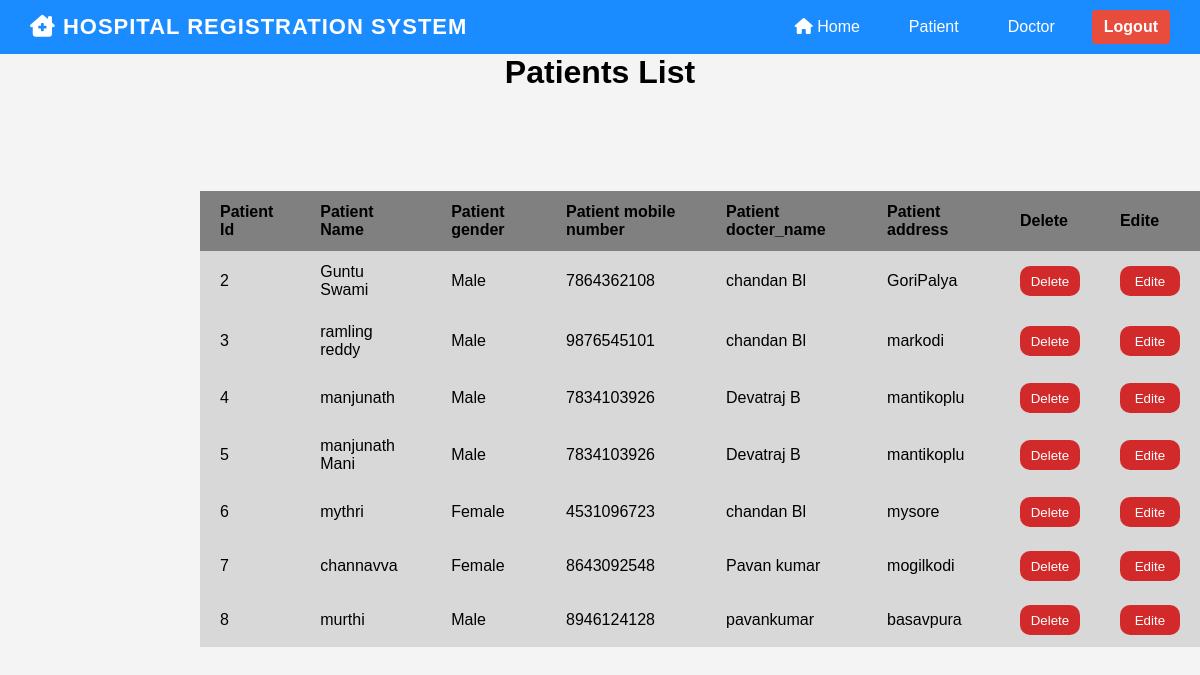
/patients/ (signed in), run on the app's committed database.
### hospital/models.py (models this page shows, shortened)
class Patient(models.Model):
    name = models.CharField(max_length=50)
    gender = models.CharField(max_length=10)
    mobile = models.IntegerField(null=True)
    address = models.CharField(max_length=150)
    docter_name = models.CharField(max_length=50)

### hospital/views.py (the view)
# urls.py: path('patients/',patientsView,name='patientslist'),
def patientsView(request):
    if not request.user.is_staff:
        return redirect('login')
    pet = Patient.objects.all()
    p = {'pet':pet}
    return render(request,'patientslist.html',p)

### hospital/templates/patientslist.html (shortened to what this page needs)
{% extends 'Navbar.html' %}
 {% load static %}
    {% block body %}
    <div class="patientList">
            <h1> Patients List</h1>
            <table class="patientTable" id="doctorTable">
                <thead>
                        <tr>
                                <th>Patient Id</th>
                                <th>Patient Name</th>
                                <th>Patient gender</th>
                                <th>Patient mobile number</th>
                                <th>Patient docter_name</th>
                                <th>Patient address</th>
                                <th>Delete</th>
                                <th>Edite</th>
                        </tr>
                </thead>
                <tbody>
                       {% for i in pet %}
                       <tr>
                        <td>{{i.id}}</td>
                        <td>{{i.name}}</td>
                        <td>{{i.gender}}</td>
                        <td>{{i.mobile}}</td>
                        <td>{{i.docter_name}}</td>
                        <td>{{i.address}}</td>
                        <td><a href="{% url 'deletePatient' i.id %}" onclick="return confirm('are you sure.....')"><button class="DeletePatient">Delete</button></a></td>
                        <td><a href="{% url 'editpatient' i.id %}"><button class="DeletePatient">Edite</button></a></td>
                       </tr>
                       {% endfor %}
                </tbody>
            </table>
    </div>
    {% endblock %}

### hospital/static/css/MyStyle.css (style rules this page uses)
* { margin: 0; padding: 0; box-sizing: border-box; }
body { font-family: Arial, sans-serif; background-color: #f4f4f4; }

### hospital/templates/patientslist.html (style rules this page uses)
.patientList h1 { display: flex; align-items: center; justify-content: center; }
.patientTable { border-collapse:collapse; border-spacing: 10px; margin-top: 100px; margin-left: 200px; }
.patientTable tr { background-color: #808080; }
.patientTable td { background-color: #d8d8d8; }
th, td { padding: 12px 20px; text-align: left; }
.DeletePatient { background-color: #d22a2a; border:none; height: 30px; width: 60px; color: #ffffff; border-radius: 10px; }

### data on the page
Patient: id "2", name "Guntu Swami", gender "Male", mobile "7864362108", docter_name "chandan Bl", address "GoriPalya"
Patient: id "3", name "ramling reddy", gender "Male", mobile "9876545101", docter_name "chandan Bl", address "markodi"
Patient: id "4", name "manjunath", gender "Male", mobile "7834103926", docter_name "Devatraj B", address "mantikoplu"
Patient: id "5", name "manjunath Mani", gender "Male", mobile "7834103926", docter_name "Devatraj B", address "mantikoplu"
Patient: id "6", name "mythri", gender "Female", mobile "4531096723", docter_name "chandan Bl", address "mysore"
Patient: id "7", name "channavva", gender "Female", mobile "8643092548", docter_name "Pavan kumar", address "mogilkodi"
Patient: id "8", name "murthi", gender "Male", mobile "8946124128", docter_name "pavankumar", address "basavpura"
